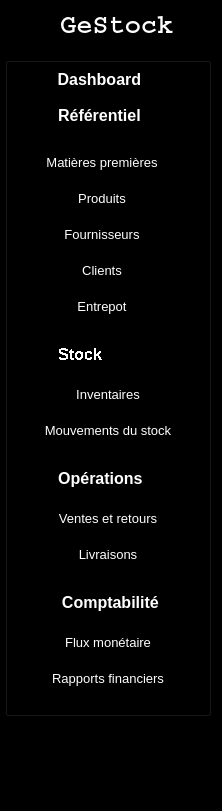
        <widget class="QWidget" name="icon_text_widget" native="true">
         <property name="minimumSize">
          <size>
           <width>222</width>
           <height>750</height>
          </size>
         </property>
         <property name="maximumSize">
          <size>
           <width>222</width>
           <height>16777215</height>
          </size>
         </property>
         <property name="styleSheet">
          <string notr="true">QWidget{
	background-color: rgb(0, 0, 0);
	color: white;
}

QPushButton{
	height:30px;
	border:none;
}</string>
         </property>
         <layout class="QVBoxLayout" name="verticalLayout_17">
          <property name="sizeConstraint">
           <enum>QLayout::SizeConstraint::SetNoConstraint</enum>
          </property>
          <property name="leftMargin">
           <number>5</number>
          </property>
          <property name="topMargin">
           <number>0</number>
          </property>
          <property name="bottomMargin">
           <number>0</number>
          </property>
          <item>
           <layout class="QHBoxLayout" name="horizontalLayout_7">
            <property name="spacing">
             <number>10</number>
            </property>
            <property name="leftMargin">
             <number>5</number>
            </property>
            <property name="topMargin">
             <number>10</number>
            </property>
            <property name="rightMargin">
             <number>0</number>
            </property>
            <property name="bottomMargin">
             <number>10</number>
            </property>
            <item>
             <widget class="QLabel" name="label_9">
              <property name="maximumSize">
               <size>
                <width>40</width>
                <height>40</height>
               </size>
              </property>
              <property name="text">
               <string/>
              </property>
              <property name="pixmap">
               <pixmap resource="ressources.qrc">:/icones/logo.png</pixmap>
              </property>
              <property name="scaledContents">
               <bool>true</bool>
              </property>
             </widget>
            </item>
            <item>
             <widget class="QLabel" name="label_10">
              <property name="maximumSize">
               <size>
                <width>150</width>
                <height>50</height>
               </size>
              </property>
              <property name="font">
               <font>
                <family>Courier</family>
                <pointsize>20</pointsize>
                <bold>true</bold>
               </font>
              </property>
              <property name="text">
               <string>GeStock</string>
              </property>
             </widget>
            </item>
           </layout>
          </item>
          <item>
           <widget class="QGroupBox" name="groupBox_2">
            <layout class="QVBoxLayout" name="verticalLayout_18">
             <property name="topMargin">
              <number>1</number>
             </property>
             <item>
              <widget class="QPushButton" name="btn_dashboard_4">
               <property name="minimumSize">
                <size>
                 <width>0</width>
                 <height>0</height>
                </size>
               </property>
               <property name="maximumSize">
                <size>
                 <width>150</width>
                 <height>16777215</height>
                </size>
               </property>
               <property name="font">
                <font>
                 <pointsize>12</pointsize>
                 <bold>true</bold>
                </font>
               </property>
               <property name="cursor">
                <cursorShape>PointingHandCursor</cursorShape>
               </property>
               <property name="styleSheet">
                <string notr="true">QPushButton{
	padding-left:-3px;
}

QPushButton:checked{
	border-radius:3px;
	background-color: white
}</string>
               </property>
               <property name="text">
                <string>    Dashboard</string>
               </property>
               <property name="icon">
                <iconset>
                 <normaloff>icones/small_dashboard1.png</normaloff>icones/small_dashboard1.png</iconset>
               </property>
               <property name="iconSize">
                <size>
                 <width>95</width>
                 <height>25</height>
                </size>
               </property>
               <property name="checkable">
                <bool>true</bool>
               </property>
               <property name="checked">
                <bool>false</bool>
               </property>
               <property name="autoExclusive">
                <bool>false</bool>
               </property>
              </widget>
             </item>
             <item>
              <widget class="QPushButton" name="btn_gestion_referentiels_4">
               <property name="maximumSize">
                <size>
                 <width>150</width>
                 <height>16777215</height>
                </size>
               </property>
               <property name="font">
                <font>
                 <pointsize>12</pointsize>
                 <bold>true</bold>
                </font>
               </property>
               <property name="cursor">
                <cursorShape>PointingHandCursor</cursorShape>
               </property>
               <property name="styleSheet">
                <string notr="true">QPushButton{
	padding-left:-3px;
}
</string>
               </property>
               <property name="text">
                <string>    Référentiel</string>
               </property>
               <property name="icon">
                <iconset>
                 <normaloff>icones/small_referentiel1.png</normaloff>icones/small_referentiel1.png</iconset>
               </property>
               <property name="iconSize">
                <size>
                 <width>95</width>
                 <height>30</height>
                </size>
               </property>
               <property name="checkable">
                <bool>true</bool>
               </property>
               <property name="checked">
                <bool>false</bool>
               </property>
               <property name="autoExclusive">
                <bool>true</bool>
               </property>
              </widget>
             </item>
             <item>
              <widget class="QFrame" name="gestion_referentiels_3">
               <property name="maximumSize">
                <size>
                 <width>170</width>
                 <height>16777215</height>
                </size>
               </property>
               <property name="frameShape">
                <enum>QFrame::Shape::StyledPanel</enum>
               </property>
               <property name="frameShadow">
                <enum>QFrame::Shadow::Raised</enum>
               </property>
               <layout class="QVBoxLayout" name="verticalLayout_27">
                <property name="spacing">
                 <number>0</number>
                </property>
                <property name="leftMargin">
                 <number>0</number>
                </property>
                <property name="topMargin">
                 <number>0</number>
                </property>
                <property name="rightMargin">
                 <number>0</number>
                </property>
                <property name="bottomMargin">
                 <number>0</number>
                </property>
                <item>
                 <widget class="QFrame" name="dropdown_gestion_referentiels_3">
                  <property name="frameShape">
                   <enum>QFrame::Shape::StyledPanel</enum>
                  </property>
                  <property name="frameShadow">
                   <enum>QFrame::Shadow::Raised</enum>
                  </property>
                  <layout class="QGridLayout" name="gridLayout_16">
                   <item row="0" column="0">
                    <widget class="QPushButton" name="btn_ref_matires_premieres_3">
                     <property name="font">
                      <font>
                       <pointsize>10</pointsize>
                       <italic>false</italic>
                       <bold>false</bold>
                      </font>
                     </property>
                     <property name="text">
                      <string>Matières premières</string>
                     </property>
                    </widget>
                   </item>
                   <item row="1" column="0">
                    <widget class="QPushButton" name="btn_ref_produits_3">
                     <property name="font">
                      <font>
                       <pointsize>10</pointsize>
                       <italic>false</italic>
                       <bold>false</bold>
                       <kerning>true</kerning>
                      </font>
                     </property>
                     <property name="text">
                      <string>Produits</string>
                     </property>
                    </widget>
                   </item>
                   <item row="2" column="0">
                    <widget class="QPushButton" name="btn_ref_fournisseurs_3">
                     <property name="font">
                      <font>
                       <pointsize>10</pointsize>
                       <italic>false</italic>
                       <bold>false</bold>
                       <kerning>true</kerning>
                      </font>
                     </property>
                     <property name="text">
                      <string>Fournisseurs</string>
                     </property>
                    </widget>
                   </item>
                   <item row="3" column="0">
                    <widget class="QPushButton" name="btn_ref_clients_3">
                     <property name="font">
                      <font>
                       <pointsize>10</pointsize>
                       <italic>false</italic>
                       <bold>false</bold>
                       <kerning>true</kerning>
                      </font>
                     </property>
                     <property name="text">
                      <string>Clients</string>
                     </property>
                    </widget>
                   </item>
                   <item row="4" column="0">
                    <widget class="QPushButton" name="btn_ref_entrepots_3">
                     <property name="font">
                      <font>
                       <pointsize>10</pointsize>
                       <italic>false</italic>
                       <bold>false</bold>
                       <kerning>true</kerning>
                      </font>
                     </property>
                     <property name="text">
                      <string>Entrepot</string>
                     </property>
                    </widget>
                   </item>
                  </layout>
                 </widget>
                </item>
               </layout>
              </widget>
             </item>
             <item>
              <widget class="QFrame" name="gestion_produits_3">
               <property name="frameShape">
                <enum>QFrame::Shape::StyledPanel</enum>
               </property>
               <property name="frameShadow">
                <enum>QFrame::Shadow::Raised</enum>
               </property>
               <layout class="QVBoxLayout" name="verticalLayout_29">
                <property name="spacing">
                 <number>0</number>
                </property>
                <property name="leftMargin">
                 <number>0</number>
                </property>
                <property name="topMargin">
                 <number>0</number>
                </property>
                <property name="rightMargin">
                 <number>0</number>
                </property>
                <property name="bottomMargin">
                 <number>0</number>
                </property>
                <item>
                 <widget class="QPushButton" name="btn_gestion_produits_4">
                  <property name="maximumSize">
                   <size>
                    <width>110</width>
                    <height>16777215</height>
                   </size>
                  </property>
                  <property name="font">
                   <font>
                    <pointsize>12</pointsize>
                    <bold>true</bold>
                    <stylestrategy>NoAntialias</stylestrategy>
                    <hintingpreference>PreferNoHinting</hintingpreference>
                   </font>
                  </property>
                  <property name="cursor">
                   <cursorShape>PointingHandCursor</cursorShape>
                  </property>
                  <property name="styleSheet">
                   <string notr="true">QPushButton{
	padding-left:-3px;
}
</string>
                  </property>
                  <property name="text">
                   <string>    Stock</string>
                  </property>
                  <property name="icon">
                   <iconset>
                    <normaloff>icones/small_stock1.png</normaloff>icones/small_stock1.png</iconset>
                  </property>
                  <property name="iconSize">
                   <size>
                    <width>95</width>
                    <height>30</height>
                   </size>
                  </property>
                  <property name="checkable">
                   <bool>true</bool>
                  </property>
                  <property name="checked">
                   <bool>false</bool>
                  </property>
                  <property name="autoExclusive">
                   <bool>false</bool>
                  </property>
                 </widget>
                </item>
                <item>
                 <widget class="QFrame" name="dropdown_gestion_produits_3">
                  <property name="maximumSize">
                   <size>
                    <width>200</width>
                    <height>16777215</height>
                   </size>
                  </property>
                  <property name="frameShape">
                   <enum>QFrame::Shape::StyledPanel</enum>
                  </property>
                  <property name="frameShadow">
                   <enum>QFrame::Shadow::Raised</enum>
                  </property>
                  <layout class="QGridLayout" name="gridLayout_15">
                   <item row="0" column="0">
                    <widget class="QPushButton" name="btn_inventaire_3">
                     <property name="font">
                      <font>
                       <pointsize>10</pointsize>
                       <italic>false</italic>
                       <bold>false</bold>
                       <kerning>true</kerning>
                      </font>
                     </property>
                     <property name="text">
                      <string>Inventaires</string>
                     </property>
                    </widget>
                   </item>
                   <item row="1" column="0">
                    <widget class="QPushButton" name="btn_mvts_des_stocks_3">
                     <property name="font">
                      <font>
                       <pointsize>10</pointsize>
                       <italic>false</italic>
                       <bold>false</bold>
                       <kerning>true</kerning>
                      </font>
                     </property>
                     <property name="text">
                      <string>Mouvements du stock</string>
                     </property>
                    </widget>
                   </item>
                  </layout>
                 </widget>
                </item>
               </layout>
              </widget>
             </item>
             <item>
              <widget class="QFrame" name="gestion_operations_3">
               <property name="frameShape">
                <enum>QFrame::Shape::StyledPanel</enum>
               </property>
               <property name="frameShadow">
                <enum>QFrame::Shadow::Raised</enum>
               </property>
               <layout class="QVBoxLayout" name="verticalLayout_31">
                <property name="spacing">
                 <number>0</number>
                </property>
                <property name="leftMargin">
                 <number>0</number>
                </property>
                <property name="topMargin">
                 <number>0</number>
                </property>
                <property name="rightMargin">
                 <number>0</number>
                </property>
                <property name="bottomMargin">
                 <number>0</number>
                </property>
                <item>
                 <widget class="QPushButton" name="btn_gestion_operations_4">
                  <property name="maximumSize">
                   <size>
                    <width>150</width>
                    <height>16777215</height>
                   </size>
                  </property>
                  <property name="font">
                   <font>
                    <pointsize>12</pointsize>
                    <bold>true</bold>
                   </font>
                  </property>
                  <property name="cursor">
                   <cursorShape>PointingHandCursor</cursorShape>
                  </property>
                  <property name="styleSheet">
                   <string notr="true">QPushButton{
	padding-left:-3px;
}
</string>
                  </property>
                  <property name="text">
                   <string>    Opérations</string>
                  </property>
                  <property name="icon">
                   <iconset>
                    <normaloff>icones/small_operation1.png</normaloff>icones/small_operation1.png</iconset>
                  </property>
                  <property name="iconSize">
                   <size>
                    <width>95</width>
                    <height>30</height>
                   </size>
                  </property>
                  <property name="checkable">
                   <bool>true</bool>
                  </property>
                  <property name="checked">
                   <bool>false</bool>
                  </property>
                  <property name="autoExclusive">
                   <bool>true</bool>
                  </property>
                 </widget>
                </item>
                <item>
                 <widget class="QFrame" name="dropdown_gestion_operations_3">
                  <property name="frameShape">
                   <enum>QFrame::Shape::StyledPanel</enum>
                  </property>
                  <property name="frameShadow">
                   <enum>QFrame::Shadow::Raised</enum>
                  </property>
                  <layout class="QVBoxLayout" name="verticalLayout_32">
                   <item>
                    <widget class="QPushButton" name="btn_ventes_retours_3">
                     <property name="font">
                      <font>
                       <pointsize>10</pointsize>
                       <italic>false</italic>
                       <bold>false</bold>
                       <kerning>true</kerning>
                      </font>
                     </property>
                     <property name="text">
                      <string>Ventes et retours</string>
                     </property>
                    </widget>
                   </item>
                   <item>
                    <widget class="QPushButton" name="btn_livraisons_3">
                     <property name="font">
                      <font>
                       <pointsize>10</pointsize>
                       <italic>false</italic>
                       <bold>false</bold>
                       <kerning>true</kerning>
                      </font>
                     </property>
                     <property name="text">
                      <string>Livraisons</string>
                     </property>
                    </widget>
                   </item>
                  </layout>
                 </widget>
                </item>
               </layout>
              </widget>
             </item>
             <item>
              <widget class="QFrame" name="gestion_compta_3">
               <property name="frameShape">
                <enum>QFrame::Shape::StyledPanel</enum>
               </property>
               <property name="frameShadow">
                <enum>QFrame::Shadow::Raised</enum>
               </property>
               <layout class="QVBoxLayout" name="verticalLayout_33">
                <property name="spacing">
                 <number>0</number>
                </property>
                <property name="leftMargin">
                 <number>0</number>
                </property>
                <property name="topMargin">
                 <number>0</number>
                </property>
                <property name="rightMargin">
                 <number>0</number>
                </property>
                <property name="bottomMargin">
                 <number>0</number>
                </property>
                <item>
                 <widget class="QPushButton" name="btn_gestion_compta_4">
                  <property name="maximumSize">
                   <size>
                    <width>170</width>
                    <height>16777215</height>
                   </size>
                  </property>
                  <property name="font">
                   <font>
                    <pointsize>12</pointsize>
                    <bold>true</bold>
                   </font>
                  </property>
                  <property name="cursor">
                   <cursorShape>PointingHandCursor</cursorShape>
                  </property>
                  <property name="styleSheet">
                   <string notr="true">QPushButton{
	padding-left:-3px;
}
</string>
                  </property>
                  <property name="text">
                   <string>    Comptabilité</string>
                  </property>
                  <property name="icon">
                   <iconset>
                    <normaloff>icones/small_compta1.png</normaloff>icones/small_compta1.png</iconset>
                  </property>
                  <property name="iconSize">
                   <size>
                    <width>95</width>
                    <height>30</height>
                   </size>
                  </property>
                  <property name="checkable">
                   <bool>true</bool>
                  </property>
                  <property name="checked">
                   <bool>false</bool>
                  </property>
                  <property name="autoExclusive">
                   <bool>true</bool>
                  </property>
                 </widget>
                </item>
                <item>
                 <widget class="QFrame" name="dropdown_gestion_compta_3">
                  <property name="frameShape">
                   <enum>QFrame::Shape::StyledPanel</enum>
                  </property>
                  <property name="frameShadow">
                   <enum>QFrame::Shadow::Raised</enum>
                  </property>
                  <layout class="QVBoxLayout" name="verticalLayout_34">
                   <item>
                    <widget class="QPushButton" name="btn_flux_monetaires_3">
                     <property name="font">
                      <font>
                       <pointsize>10</pointsize>
                       <italic>false</italic>
                       <bold>false</bold>
                       <kerning>true</kerning>
                      </font>
                     </property>
                     <property name="text">
                      <string>Flux monétaire</string>
                     </property>
                    </widget>
                   </item>
                   <item>
                    <widget class="QPushButton" name="btn_rapports_financiers_3">
                     <property name="font">
                      <font>
                       <pointsize>10</pointsize>
                       <italic>false</italic>
                       <bold>false</bold>
                       <kerning>true</kerning>
                      </font>
                     </property>
                     <property name="text">
                      <string>Rapports financiers</string>
                     </property>
                    </widget>
                   </item>
                  </layout>
                 </widget>
                </item>
               </layout>
              </widget>
             </item>
            </layout>
           </widget>
          </item>
          <item>
           <spacer name="verticalSpacer_3">
            <property name="orientation">
             <enum>Qt::Orientation::Vertical</enum>
            </property>
            <property name="sizeHint" stdset="0">
             <size>
              <width>20</width>
              <height>2</height>
             </size>
            </property>
           </spacer>
          </item>
          <item>
           <layout class="QVBoxLayout" name="verticalLayout_2">
            <property name="spacing">
             <number>21</number>
            </property>
            <property name="topMargin">
             <number>6</number>
            </property>
            <property name="bottomMargin">
             <number>5</number>
            </property>
            <item>
             <widget class="QPushButton" name="btn_parametre_2">
              <property name="styleSheet">
               <string notr="true">QPushButton{
	padding-left:-3px;
}

QPushButton:checked{
	border-radius:3px;
	background-color: white
}</string>
              </property>
              <property name="text">
               <string/>
              </property>
              <property name="icon">
               <iconset resource="ressources.qrc">
                <normaloff>:/icones/parametre1.png</normaloff>
                <normalon>:/icones/parametre2.png</normalon>:/icones/parametre1.png</iconset>
              </property>
              <property name="iconSize">
               <size>
                <width>170</width>
                <height>40</height>
               </size>
              </property>
              <property name="checkable">
               <bool>true</bool>
              </property>
              <property name="checked">
               <bool>false</bool>
              </property>
              <property name="autoExclusive">
               <bool>true</bool>
              </property>
             </widget>
            </item>
            <item>
             <widget class="QPushButton" name="btn_deconnexion_2">
              <property name="styleSheet">
               <string notr="true">QPushButton{
	padding-left:-3px;
	height:25px;
}

QPushButton:checked{
	border-radius:3px;
	background-color: white
}</string>
              </property>
              <property name="text">
               <string/>
              </property>
              <property name="icon">
               <iconset resource="ressources.qrc">
                <normaloff>:/icones/deconnexion1.png</normaloff>
                <normalon>:/icones/deconnexion2.png</normalon>:/icones/deconnexion1.png</iconset>
              </property>
              <property name="iconSize">
               <size>
                <width>170</width>
                <height>40</height>
               </size>
              </property>
              <property name="checkable">
               <bool>true</bool>
              </property>
              <property name="checked">
               <bool>false</bool>
              </property>
              <property name="autoExclusive">
               <bool>true</bool>
              </property>
             </widget>
            </item>
           </layout>
          </item>
         </layout>
        </widget>
